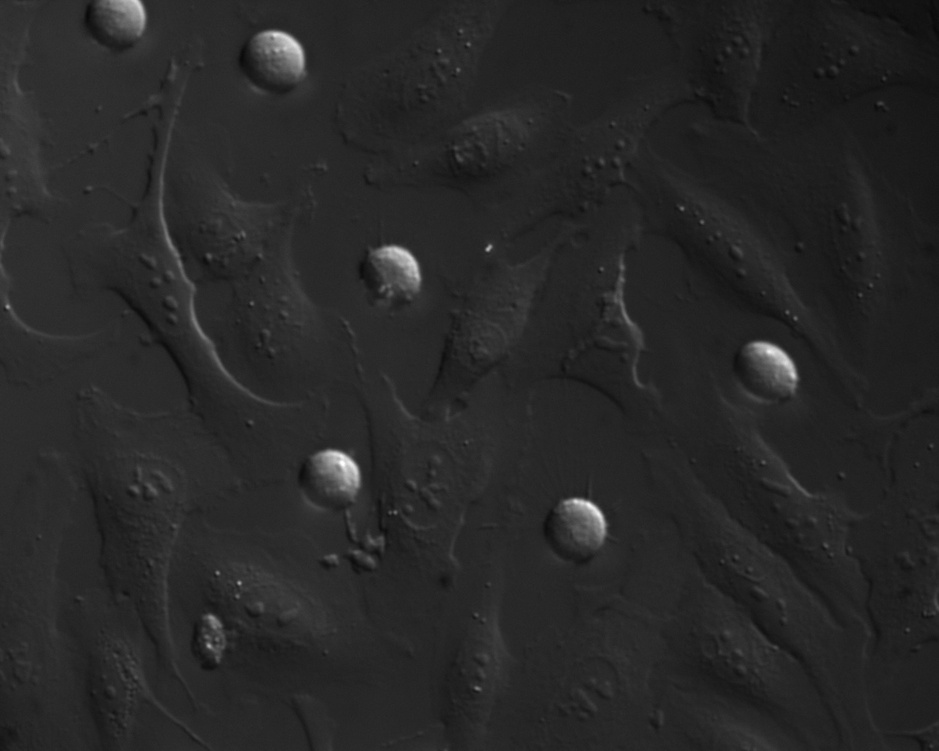
#> input picture resources/cells.jpg, 939 x 751 px, shrunk from 1280 x 1024 before the run, found by its file name
$ python hough-circle-detection.py
#> lines starting #> are read from the running program, lines starting #| are printed output that depends on the picture; after the words box and inside, x2 and y2 are one past the last pixel; in counts of white or black regions, pixels touching at a corner belong together
from PIL import Image
import numpy as np
import matplotlib.pyplot as plt
from skimage.feature import canny
from skimage.transform import hough_circle, hough_circle_peaks
from skimage.draw import circle_perimeter

# Open the image using PIL
# L. Antonelli, F. Polverino, A. Albu, A. Hada, I.A. Asteriti, F. Degrassi, G. Guarguaglini, L. Maddalena, M.R. Guarracino,
# ALFI: Cell cycle phenotype annotations of label-free time-lapse imaging data from cultured human cells, Scientific Data 10(677), 2023
# (Image: I_TP03_0014)
image = Image.open("path-to-resources/cells.jpg").convert("L")
#> image is the input picture: PIL image 939x751 L; min 9, max 255, mean 39.9

# Convert image to a NumPy array
data = np.array(image, dtype = np.uint8)

# Compute the edges using the Canny filter
edges = canny(data, sigma = 0.5)
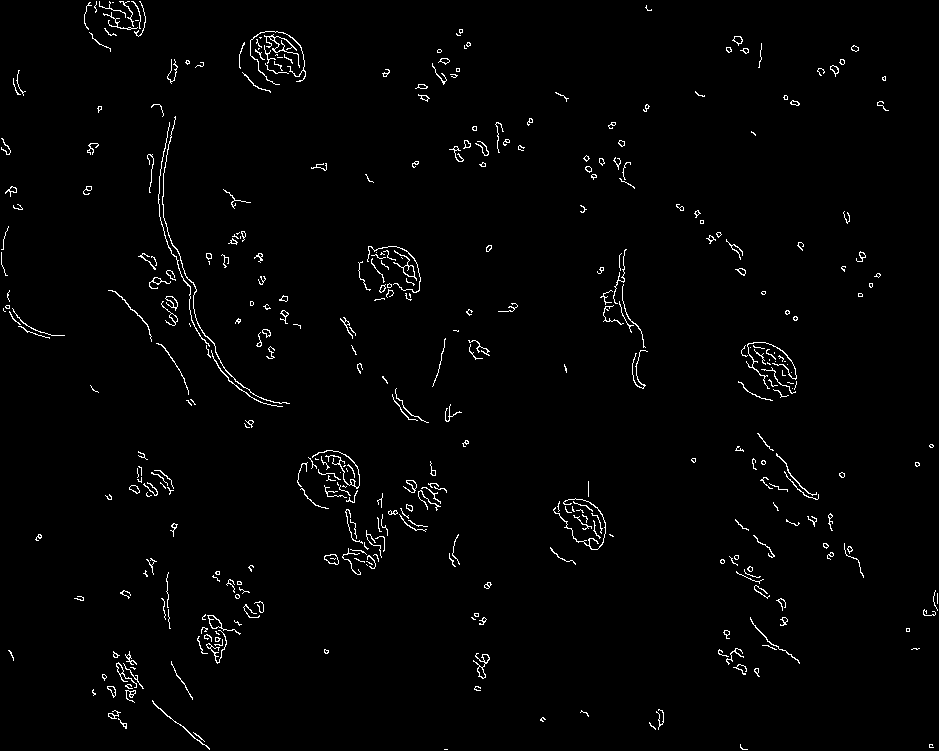
#> edges: shape (751, 939) bool; 1.7% white in thin lines or dots

# Create test circles and compute their Hough transform
test_rs = np.arange(40, 60, 2)
hough_result = hough_circle(edges, test_rs)
_, cx, cy, rs = hough_circle_peaks(hough_result, test_rs, total_num_peaks = 10)
#> cx = [241, 757, 237, 239, 386, 332, 235, 247, 387, 237]; cy = [303, 382, 304, 304, 510, 513, 305, 301, 517, 304]; rs = [48, 40, 44, 46, 40, 50, 46, 54, 40, 48]

# Empty image to draw circles into
final_image = np.zeros_like(data)

# Draw the circles
for center_y, center_x, radius in zip(cy, cx, rs):
    circy, circx = circle_perimeter(center_y, center_x, radius, shape = data.shape)
    final_image[circy, circx] = 255
#> this loop made 10 passes
#> (center_y, center_x, radius) on passes 1 to 10: (303, 241, 48), (382, 757, 40), (304, 237, 44), (304, 239, 46), (510, 386, 40), (513, 332, 50), (305, 235, 46), (301, 247, 54), (517, 387, 40), (304, 237, 48)
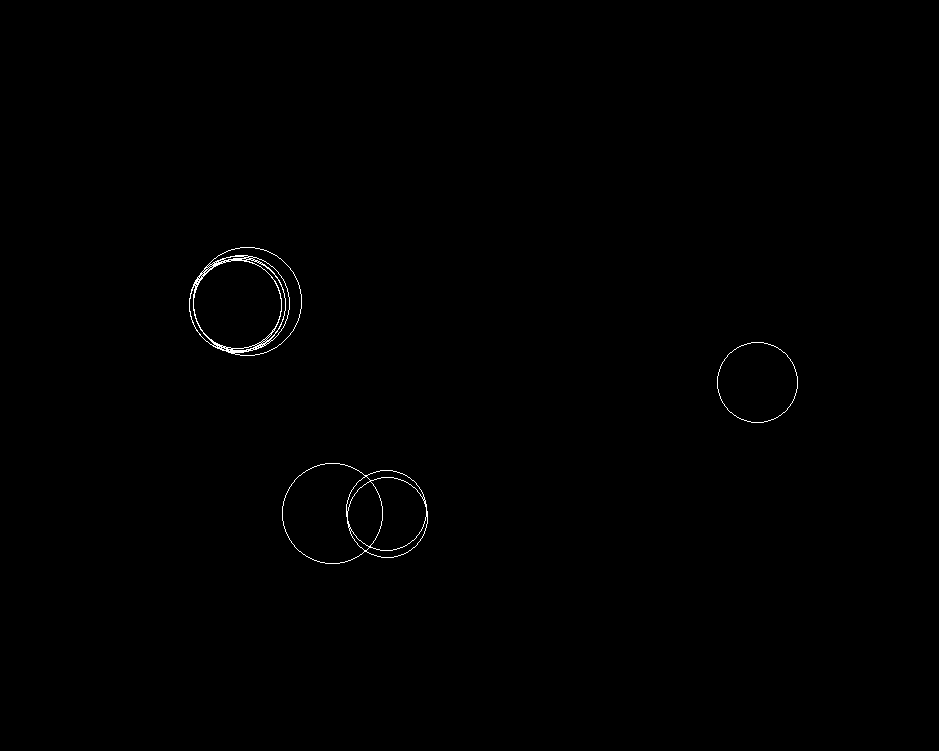
#> final_image: shape (751, 939); 0.31% white in thin lines or dots, all inside (x1, y1, x2, y2) = (189, 247, 798, 564)

# Display images
fig, ax = plt.subplots(1, 2, figsize = (12, 6))
ax[0].imshow(data, cmap = "gray")
ax[0].set_title("Original Image")
ax[0].axis("off")
ax[1].imshow(final_image, cmap = "gray")
ax[1].set_title("Detected Circles")
ax[1].axis("off")
plt.tight_layout()
plt.show()
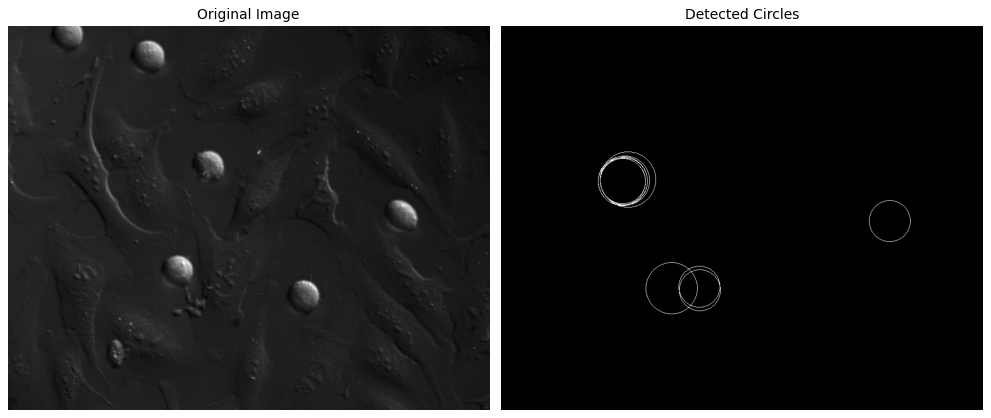
#> figure drawn by matplotlib, 2 panels
